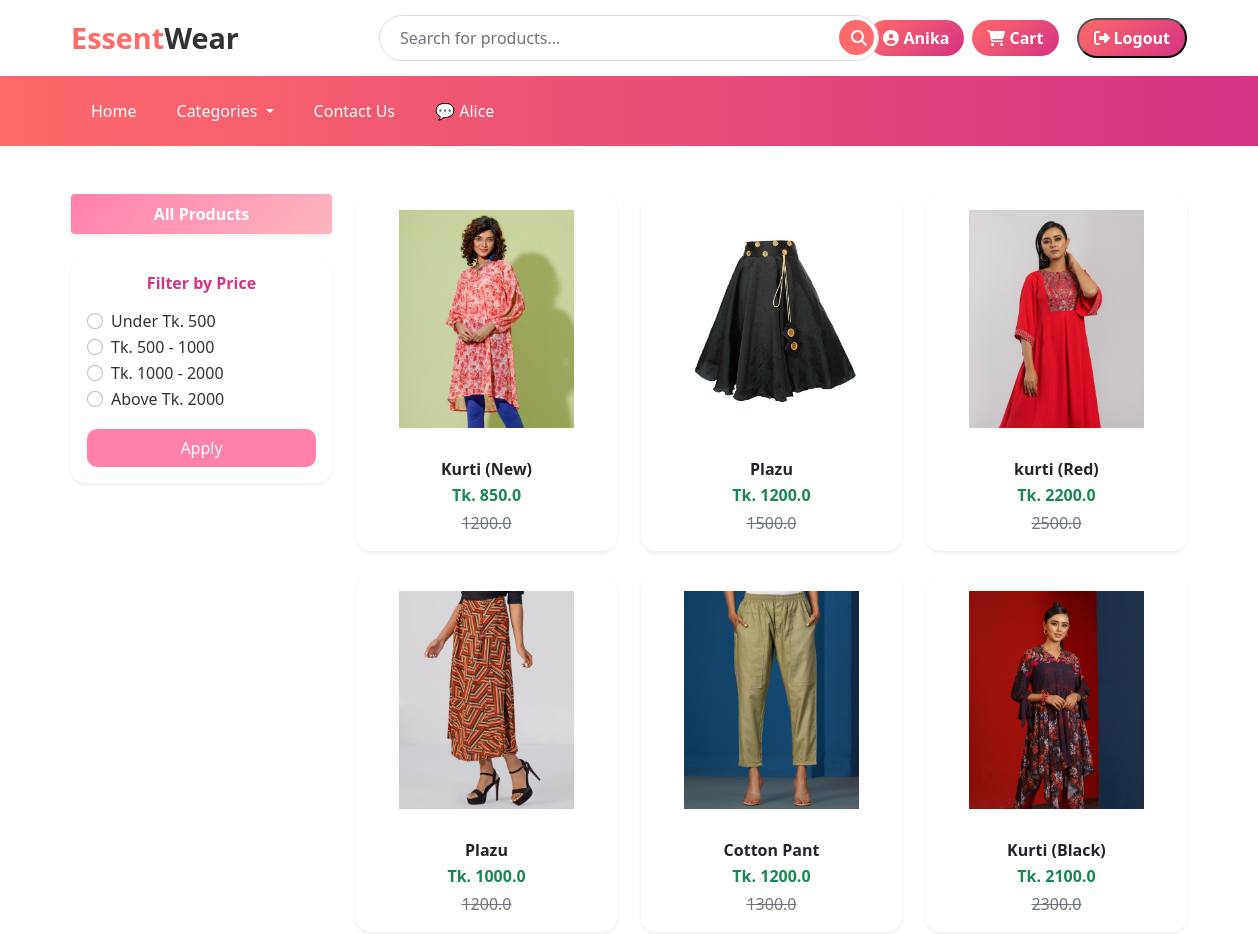
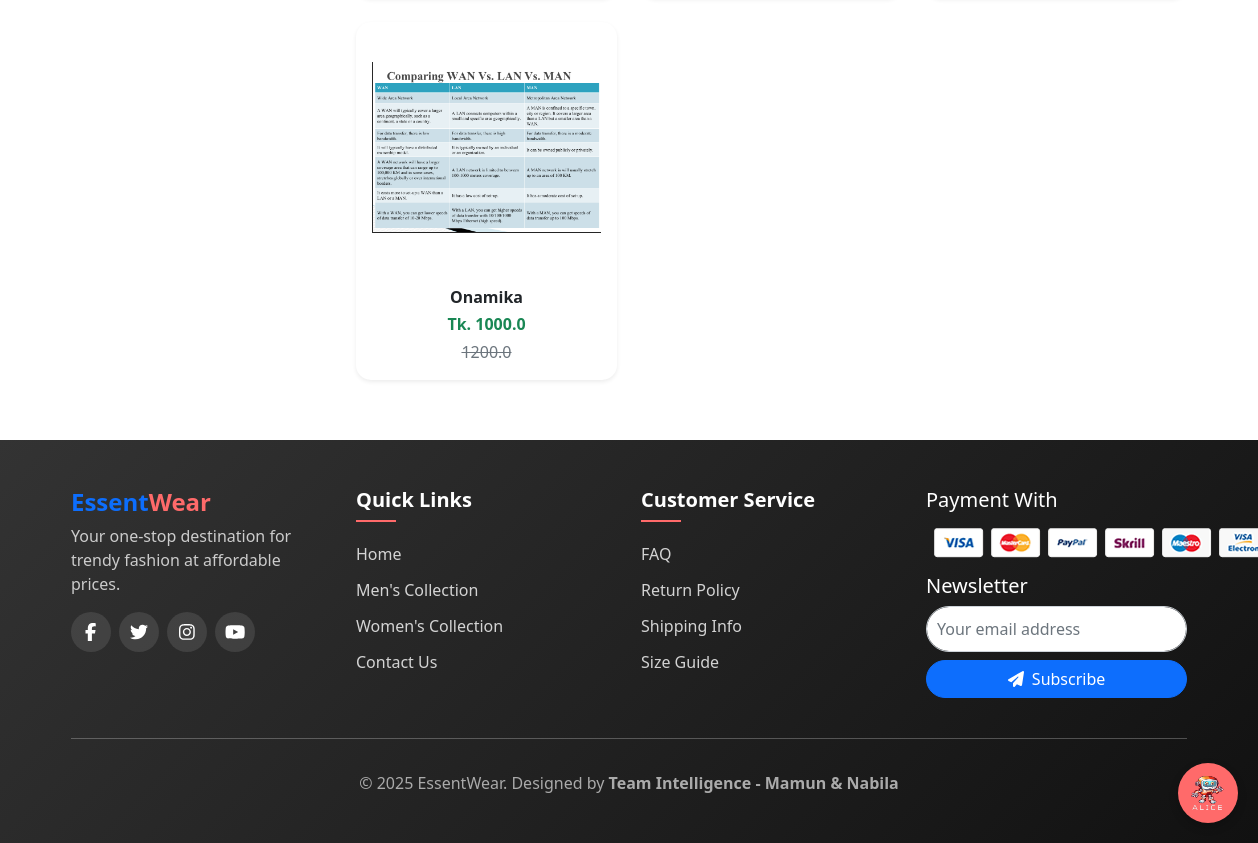
The app's page /women/ (signed in) with its own data (2 pictures, top to bottom).
### app/models.py (models this page shows, shortened)
class Product(models.Model):
    title = models.CharField(max_length=100)
    selling_price = models.FloatField()
    discounted_price = models.FloatField()
    description = models.TextField(default='null')
    category = models.CharField(choices=CATEGORY_CHOICES, max_length=2)
    p_image = models.ImageField(upload_to='product_img')
    owner = models.ForeignKey(User, on_delete=models.CASCADE, related_name='products',null=True, blank=True) # Added owner field
    quantity = models.PositiveIntegerField(default=0)  # 🧮 নতুন field

### app/views.py (the view)
# urls.py: path('women/', views.women, name='women'),
def women(request, data=None):
    women = Product.objects.filter(category='W')
    price = request.GET.get("price")
    if price == "under500":
        women = women.filter(discounted_price__lt=500)
    elif price == "500-1000":
        women = women.filter(discounted_price__gte=500, discounted_price__lte=1000)
    elif price == "1000-2000":
        women = women.filter(discounted_price__gte=1000, discounted_price__lte=2000)
    elif price == "above2000":
        women = women.filter(discounted_price__gt=2000)
    return render(request, 'app/product/women.html', {'womens': women})

### app/templates/app/product/women.html (shortened to what this page needs)
{% extends 'app/base.html' %}
{% load static %}
{% block main-content %}
<div class="container my-5">
  <div class="row">
    <div class="col-md-3 mb-4">
      <div class="list-group shadow-sm rounded border-0">
        <a href="{% url 'women' %}"
           class="list-group-item list-group-item-action fw-semibold text-center active"
           style="background: linear-gradient(135deg, #ff80ab, #ffb6c1); border: none; color: #fff;">
          All Products
        </a>
      </div>
      <div class="card mt-4 border-0 shadow-sm" style="border-radius: 15px;">
        <div class="card-body">
          <h6 class="fw-bold mb-3 text-center" style="color: #d63384;">Filter by Price</h6>
          <form method="get" action="">
            <div class="form-check">
              <input class="form-check-input" type="radio" name="price" id="under500" value="under500">
              <label class="form-check-label" for="under500">Under Tk. 500</label>
            </div>
            <div class="form-check">
              <input class="form-check-input" type="radio" name="price" id="500to1000" value="500-1000">
              <label class="form-check-label" for="500to1000">Tk. 500 - 1000</label>
            </div>
            <div class="form-check">
              <input class="form-check-input" type="radio" name="price" id="1000to2000" value="1000-2000">
              <label class="form-check-label" for="1000to2000">Tk. 1000 - 2000</label>
            </div>
            <div class="form-check">
              <input class="form-check-input" type="radio" name="price" id="above2000" value="above2000">
              <label class="form-check-label" for="above2000">Above Tk. 2000</label>
            </div>
            <button type="submit" class="btn w-100 mt-3 fw-semibold"
                    style="background: #ff80ab; color: white; border-radius: 10px;">
              Apply
            </button>
          </form>
        </div>
      </div>
    </div>
    <div class="col-md-9">
      <div class="row g-4">
        {% for product in womens %}
        <div class="col-sm-6 col-md-4">
          <div class="card h-100 border-0 shadow-sm product-card">
            <a href="{% url 'product-detail' product.id %}" class="text-decoration-none text-dark">
              <img src="{{ product.p_image.url }}" class="card-img-top p-3 img-fluid" alt="{{ product.title }}" style="height: 250px; object-fit: contain;">
              <div class="card-body text-center">
                <h6 class="card-title fw-bold mb-1">{{ product.title }}</h6>
                <p class="mb-1 text-success fw-bold">Tk. {{ product.discounted_price }}</p>
                <p class="text-muted text-decoration-line-through mb-0">
                  {{ product.selling_price }}
                </p>
              </div>
            </a>
          </div>
        </div>
        {% empty %}
        <p class="text-center text-muted">No products available.</p>
        {% endfor %}
      </div>
    </div>
  </div>
</div>
{% endblock main-content %}

### app/templates/app/base.html (shortened to what this page needs)
<!doctype html>
{% load static %}
<html lang="en">
<head>
  <link href="https://cdn.jsdelivr.net/npm/bootstrap@5.0.0-beta1/dist/css/bootstrap.min.css" rel="stylesheet">
  <link rel="stylesheet" href="{% static 'app/css/owl.carousel.min.css' %}">
  <link rel="stylesheet" href="{% static 'app/css/all.min.css' %}">
  <link rel="stylesheet" href="{% static 'app/css/style.css' %}">
</head>
<body>
  <div class="main-header">
    <div class="container">
      <div class="row align-items-center">
        <div class="col-md-3">
          <a class="brand-logo" href="/">Essent<span>Wear</span></a>
        </div>
        <div class="col-md-6">
          <form method="GET" action="{% url 'search_products' %}" class="search-container d-flex">
            <input type="text" name="q" placeholder="Search for products..." class="form-control" required />
            <button type="submit" class="btn btn-primary ms-2"><i class="fas fa-search"></i></button>
          </form>
        </div>
        <div class="col-md-3">
          <div class="user-actions d-flex justify-content-end align-items-center">
            {% if not request.user.is_authenticated %}
            <a href="{% url 'customerregistration' %}" class="auth-btn">Register</a>
            <a href="{% url 'login' %}" class="auth-btn">Login</a>
            <a href="{% url 'showcart' %}" class="auth-btn">
              <i class="fas fa-shopping-cart me-1"></i> Cart
            </a>
            {% else %}
            <a href="{% url 'profile' %}" class="auth-btn">
              <i class="fas fa-user-circle me-1"></i> {{ request.user.username }}
            </a>
            <a href="{% url 'showcart' %}" class="auth-btn ms-2">
              <i class="fas fa-shopping-cart me-1"></i> Cart
            </a>
            <form method="POST" action="{% url 'logout' %}" class="d-inline ms-2">
              <button type="submit" class="auth-btn">
                <i class="fas fa-sign-out-alt me-1"></i> Logout
              </button>
            </form>
            {% endif %}
          </div>
        </div>
      </div>
    </div>
  </div>
  <nav class="navbar navbar-expand-lg navbar-dark main-navigation">
    <div class="container">
      <div class="collapse navbar-collapse" id="mainNav">
        <ul class="navbar-nav me-auto">
          <li class="nav-item"><a class="nav-link active" href="/">Home</a></li>
          <li class="nav-item dropdown">
            <a class="nav-link dropdown-toggle" href="#" id="categoriesDropdown" role="button" data-bs-toggle="dropdown" aria-expanded="false">
              Categories
            </a>
          </li>
          <li class="nav-item"><a class="nav-link" href="{% url 'contact-us' %}">Contact Us</a></li>
          <li class="nav-item"><a class="nav-link" href="{% url 'chatbot' %}">💬 Alice</a></li>
        </ul>
      </div>
    </div>
  </nav>
  <a href="{% url 'chatbot' %}" id="floating-button">
    <img src="{% static 'app/images/banner/logo2.png' %}" alt="Chat with Alice" />
  </a>
  {% block main-content %}{% endblock main-content %}
  <footer class="site-footer py-5">
    <div class="container">
      <div class="row">
        <div class="col-md-3 mb-4">
          <h4 class="fw-bold text-primary">Essent<span style="color: #ff6a6a">Wear</span></h4>
          <p style="color: #ccc">Your one-stop destination for trendy fashion at affordable prices.</p>
          <div class="d-flex gap-2 mt-3">
           <a href="https://www.facebook.com/" target="_blank" class="social-icon"><i class="fab fa-facebook-f"></i></a>
           <a href="https://twitter.com/" target="_blank" class="social-icon"><i class="fab fa-twitter"></i></a>
           <a href="https://www.instagram.com/" target="_blank" class="social-icon"><i class="fab fa-instagram"></i></a>
           <a href="https://www.youtube.com/" target="_blank" class="social-icon"><i class="fab fa-youtube"></i></a>
          </div>
        </div>
        <div class="col-md-3 mb-4 footer-links">
          <h5>Quick Links</h5>
          <ul>
            <li><a href="/">Home</a></li>
            <li><a href="{% url 'men' %}">Men's Collection</a></li>
            <li><a href="{% url 'women' %}">Women's Collection</a></li>
            <li><a href="{% url 'contact-us' %}">Contact Us</a></li>
          </ul>
        </div>
        <div class="col-md-3 mb-4 footer-links">
          <h5>Customer Service</h5>
          <ul>
            <li><a href="{% url 'faq' %}">FAQ</a></li>
            <li><a href="{% url 'return_policy' %}">Return Policy</a></li>
            <li><a href="{% url 'shipping_info' %}">Shipping Info</a></li>
            <li><a href="{% url 'size_guide' %}">Size Guide</a></li>
          </ul>
        </div>
        <div class="col-md-3 mb-4">
          <h5>Payment With</h5>
          <div class="payment-logos my-3">
            <img src="{% static 'app/images/payment.png' %}" alt="Mastercard">
          </div>
          <h5>Newsletter</h5>
          <form method="POST" class="d-flex flex-column gap-2">
            <input type="email" name="email" placeholder="Your email address" required class="form-control"
              style="border-radius: 25px; padding: 10px" />
            <button type="submit" class="btn btn-primary rounded-pill">
              <i class="fas fa-paper-plane me-1"></i> Subscribe
            </button>
          </form>
        </div>
      </div>
      <hr style="border-color: #444" />
      <div class="text-center pt-3">
       <p class="mb-0" style="color: #aaa">&copy; 2025 EssentWear. Designed by <b>Team Intelligence - <a href="{% url 'mamun' %}" style="color: #aaa; text-decoration: none;">Mamun</a> & Nabila</b></p>
      </div>
    </div>
  </footer>
</body>
</html>

### app/templates/app/base.html (style rules this page uses)
:root { --primary-color: #ff6a6a; --secondary-color: #d63384; --dark-color: #333; --light-color: #f9f9f9; }
body { font-family: "Segoe UI", Tahoma, Geneva, Verdana, sans-serif; background-color: #fff; color: #333; }
.main-header { background-color: #fff; box-shadow: 0 2px 10px rgba(0, 0, 0, 0.1); padding: 15px 0; }
.brand-logo { font-size: 1.8rem; font-weight: 700; color: var(--primary-color); text-decoration: none; }
.brand-logo span { color: var(--dark-color); }
.search-container { position: relative; max-width: 500px; margin: 0 auto; }
.search-container input { border-radius: 30px; padding: 10px 20px; border: 1px solid #ddd; width: 100%; }
.search-container button { position: absolute; right: 5px; top: 5px; background: var(--primary-color); border: none; color: white; border-radius: 50%; width: 35px; height: 35px; }
.user-actions .auth-btn { background: linear-gradient(135deg, #ff6a6a, #d63384); color: white; padding: 6px 15px; border-radius: 25px; font-weight: 600; margin-left: 10px; text-decoration: none; transition: all 0.3s ease; display: inline-flex; align-items: center; }
.main-navigation { background: linear-gradient(to right, var(--primary-color), var(--secondary-color)); }
.main-navigation .nav-link { color: white !important; font-weight: 500; padding: 15px 20px !important; transition: all 0.3s; }
#floating-button { position: fixed; bottom: 20px; right: 20px; background-color: var(--primary-color); border-radius: 50%; width: 60px; height: 60px; display: flex; align-items: center; justify-content: center; cursor: pointer; z-index: 999; box-shadow: 0 4px 10px rgba(0, 0, 0, 0.2); transition: all 0.3s; }
#floating-button img { width: 35px; height: 35px; }
.site-footer { background: linear-gradient(135deg, var(--dark-color) 0%, #111 100%); color: white; padding: 50px 0 20px; margin-top: 60px; }
.footer-links h5 { font-weight: 600; margin-bottom: 20px; position: relative; padding-bottom: 10px; }
.footer-links h5:after { content: ""; position: absolute; bottom: 0; left: 0; width: 40px; height: 2px; background-color: var(--primary-color); }
.footer-links ul { list-style: none; padding: 0; margin: 0; }
.footer-links li { margin-bottom: 12px; }
.footer-links a { color: rgba(255, 255, 255, 0.8); text-decoration: none; transition: all 0.3s ease; }
.social-icon { display: inline-flex; align-items: center; justify-content: center; width: 40px; height: 40px; background-color: rgba(255, 255, 255, 0.1); border-radius: 50%; color: #fff; transition: all 0.3s ease; font-size: 18px; }
.payment-logos img { max-height: 35px; margin: 0 8px; transition: 0.3s; }

### app/templates/app/product/women.html (style rules this page uses)
.product-card { transition: transform 0.3s ease, box-shadow 0.3s ease; border-radius: 15px; }
.list-group-item.active { font-weight: bold; }

### records on screen
Product: p_image (picture), title "Kurti (New)", discounted_price "850.0", selling_price "1200.0"
Product: p_image (picture), title "Plazu", discounted_price "1200.0", selling_price "1500.0"
Product: p_image (picture), title "kurti (Red)", discounted_price "2200.0", selling_price "2500.0"
Product: p_image (picture), title "Plazu", discounted_price "1000.0", selling_price "1200.0"
Product: p_image (picture), title "Cotton Pant", discounted_price "1200.0", selling_price "1300.0"
Product: p_image (picture), title "Kurti (Black)", discounted_price "2100.0", selling_price "2300.0"
Product: p_image (picture), title "Onamika", discounted_price "1000.0", selling_price "1200.0"

### other values on screen
{{ request.user.username }} "Anika"
